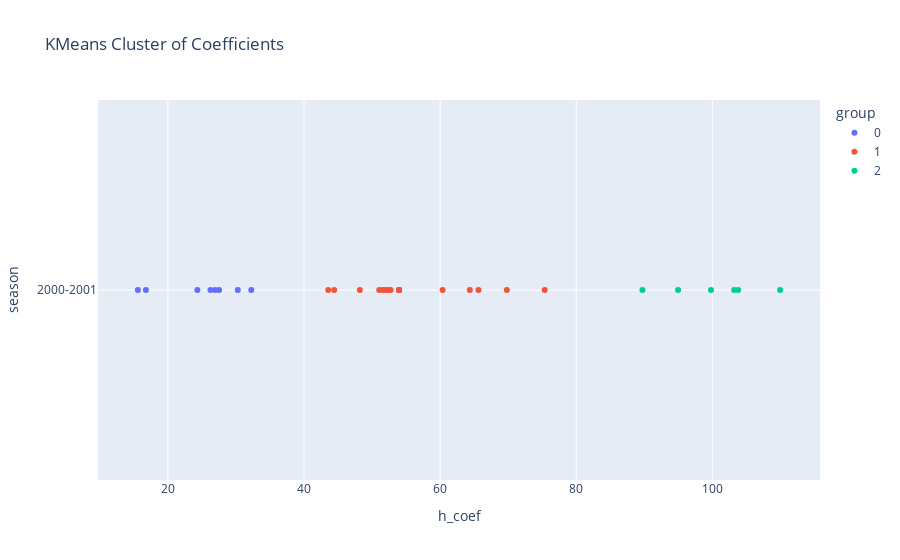

This figure's notebook cell:
### Code cell
fig = px.scatter(ranks_per_season['2000-2001'], x='h_coef', y='season', color='group',
                                    title='KMeans Cluster of Coefficients')
fig.show()

### Figure 1 — Plotly figure (JSON) as saved in the notebook; plotly's stock layout.template omitted (floating-point values rounded to 4 significant figures)
{"data": [{"hovertemplate": "group=0<br>h_coef=%{x}<br>season=%{y}<extra></extra>", "legendgroup": "0", "marker": {"color": "#636efa", "symbol": "circle"}, "mode": "markers", "name": "0", "orientation": "h", "showlegend": true, "type": "scatter", "x": [30.27, 32.25, 15.58, 16.77, 27.52, 26.93, 26.25, 24.33], "xaxis": "x", "y": ["2000-2001", "2000-2001", "2000-2001", "2000-2001", "2000-2001", "2000-2001", "2000-2001", "2000-2001"], "yaxis": "y"}, {"hovertemplate": "group=1<br>h_coef=%{x}<br>season=%{y}<extra></extra>", "legendgroup": "1", "marker": {"color": "#EF553B", "symbol": "circle"}, "mode": "markers", "name": "1", "orientation": "h", "showlegend": true, "type": "scatter", "x": [60.36, 51.92, 43.56, 69.8, 65.64, 53.96, 52.33, 53.96, 44.43, 51.05, 53.96, 53.96, 64.36, 51.58, 48.2, 53.96, 75.36, 52.73], "xaxis": "x", "y": ["2000-2001", "2000-2001", "2000-2001", "2000-2001", "2000-2001", "2000-2001", "2000-2001", "2000-2001", "2000-2001", "2000-2001", "2000-2001", "2000-2001", "2000-2001", "2000-2001", "2000-2001", "2000-2001", "2000-2001", "2000-2001"], "yaxis": "y"}, {"hovertemplate": "group=2<br>h_coef=%{x}<br>season=%{y}<extra></extra>", "legendgroup": "2", "marker": {"color": "#00cc96", "symbol": "circle"}, "mode": "markers", "name": "2", "orientation": "h", "showlegend": true, "type": "scatter", "x": [103.8, 89.73, 110.0, 103.2, 94.96, 99.8], "xaxis": "x", "y": ["2000-2001", "2000-2001", "2000-2001", "2000-2001", "2000-2001", "2000-2001"], "yaxis": "y"}], "layout": {"legend": {"title": {"text": "group"}, "tracegroupgap": 0}, "title": {"text": "KMeans Cluster of Coefficients"}, "xaxis": {"anchor": "y", "domain": [0, 1], "title": {"text": "h_coef"}}, "yaxis": {"anchor": "x", "domain": [0, 1], "title": {"text": "season"}}}}
